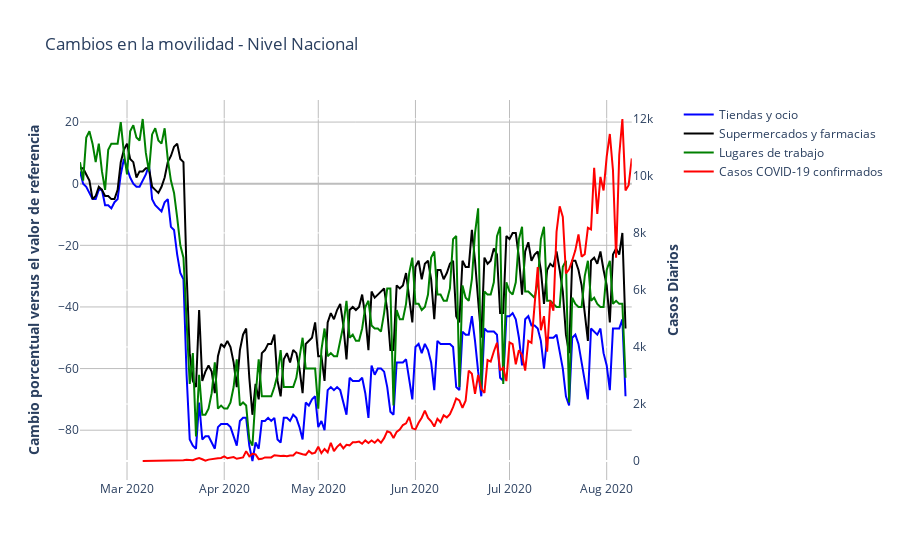

Notebook cell for this chart:
### Markdown cell above
## Casos confirmados y Movilidad de Google

Nivel Nacional

### Code cell
fig = make_subplots(specs=[[{"secondary_y": True}]],)

fig.add_trace(go.Scatter(
                x=df_g_colN.date,
                y=df_g_colN['retail_and_recreation_percent_change_from_baseline'],
                name="Tiendas y ocio",
                line_color='Blue',
                opacity=1), secondary_y=False,)

fig.add_trace(go.Scatter(
                x=df_g_colN.date,
                y=df_g_colN['grocery_and_pharmacy_percent_change_from_baseline'],
                name="Supermercados y farmacias",
                line_color='black',
                opacity=1), secondary_y=False,)

fig.add_trace(go.Scatter(
                x=df_g_colN.date,
                y=df_g_colN['workplaces_percent_change_from_baseline'],
                name="Lugares de trabajo",
                line_color='green',
                opacity=1), secondary_y=False,)

fig.add_trace(go.Scatter(
                x=df_covid_nac.date,
                y=df_covid_nac['casos'],
                name="Casos COVID-19 confirmados",
                line_color='red',
                opacity=1), secondary_y=True,)

# Titulo
fig.update_layout(
    title_text="Cambios en la movilidad - Nivel Nacional", 
    paper_bgcolor='rgba(0,0,0,0)',
    plot_bgcolor='rgba(0,0,0,0)',
   
)
# Set x-axis title

#title_text="<b>Periodo mensual ( Enero 2014 - Enero 2020)</b>"

fig.update_xaxes(gridcolor='#bdbdbd')

# Set y-axes titles
fig.update_yaxes(title_text="<b>Cambio porcentual versus el valor de referencia</b>", secondary_y=False,gridcolor='#bdbdbd',zerolinecolor='#bdbdbd')

fig.update_yaxes(title_text="<b>Casos Diarios</b>", secondary_y=True)

fig.show()

### Figure 1 — Plotly figure (JSON) as saved in the notebook; plotly's stock layout.template omitted (floating-point values rounded to 4 significant figures; data arrays with more than 128 entries replaced by an {"elided": "..."} marker saying what was removed)
{"data": [{"line": {"color": "Blue"}, "name": "Tiendas y ocio", "opacity": 1, "type": "scatter", "x": {"elided": "175 str values"}, "xaxis": "x", "y": {"elided": "175 int values"}, "yaxis": "y"}, {"line": {"color": "black"}, "name": "Supermercados y farmacias", "opacity": 1, "type": "scatter", "x": {"elided": "175 str values"}, "xaxis": "x", "y": {"elided": "175 int values"}, "yaxis": "y"}, {"line": {"color": "green"}, "name": "Lugares de trabajo", "opacity": 1, "type": "scatter", "x": {"elided": "175 str values"}, "xaxis": "x", "y": {"elided": "175 int values"}, "yaxis": "y"}, {"line": {"color": "red"}, "name": "Casos COVID-19 confirmados", "opacity": 1, "type": "scatter", "x": {"elided": "154 str values"}, "xaxis": "x", "y": {"elided": "154 int values"}, "yaxis": "y2"}], "layout": {"paper_bgcolor": "rgba(0,0,0,0)", "plot_bgcolor": "rgba(0,0,0,0)", "title": {"text": "Cambios en la movilidad - Nivel Nacional"}, "xaxis": {"anchor": "y", "domain": [0, 0.94], "gridcolor": "#bdbdbd"}, "yaxis": {"anchor": "x", "domain": [0, 1], "gridcolor": "#bdbdbd", "title": {"text": "<b>Cambio porcentual versus el valor de referencia</b>"}, "zerolinecolor": "#bdbdbd"}, "yaxis2": {"anchor": "x", "overlaying": "y", "side": "right", "title": {"text": "<b>Casos Diarios</b>"}}}}
